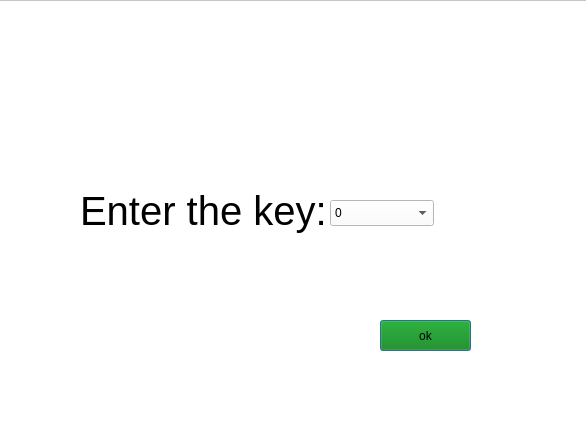
<?xml version="1.0" encoding="UTF-8"?>
<ui version="4.0">
 <class>Dialog</class>
 <widget class="QDialog" name="Dialog">
  <property name="geometry">
   <rect>
    <x>0</x>
    <y>0</y>
    <width>586</width>
    <height>427</height>
   </rect>
  </property>
  <property name="windowTitle">
   <string>Dialog</string>
  </property>
  <widget class="QFrame" name="frame">
   <property name="geometry">
    <rect>
     <x>-10</x>
     <y>0</y>
     <width>601</width>
     <height>431</height>
    </rect>
   </property>
   <property name="font">
    <font>
     <pointsize>30</pointsize>
    </font>
   </property>
   <property name="styleSheet">
    <string notr="true">background-color: white</string>
   </property>
   <property name="frameShape">
    <enum>QFrame::StyledPanel</enum>
   </property>
   <property name="frameShadow">
    <enum>QFrame::Raised</enum>
   </property>
   <widget class="QLabel" name="enterLabel">
    <property name="geometry">
     <rect>
      <x>90</x>
      <y>180</y>
      <width>261</width>
      <height>61</height>
     </rect>
    </property>
    <property name="font">
     <font>
      <pointsize>30</pointsize>
     </font>
    </property>
    <property name="text">
     <string>Enter the key:</string>
    </property>
   </widget>
   <widget class="QPushButton" name="pushButton">
    <property name="geometry">
     <rect>
      <x>390</x>
      <y>320</y>
      <width>91</width>
      <height>31</height>
     </rect>
    </property>
    <property name="styleSheet">
     <string notr="true">background-color: green
</string>
    </property>
    <property name="text">
     <string>ok</string>
    </property>
   </widget>
   <widget class="QComboBox" name="comboBox">
    <property name="geometry">
     <rect>
      <x>340</x>
      <y>200</y>
      <width>104</width>
      <height>26</height>
     </rect>
    </property>
    <item>
     <property name="text">
      <string>0</string>
     </property>
    </item>
    <item>
     <property name="text">
      <string>1</string>
     </property>
    </item>
    <item>
     <property name="text">
      <string>2</string>
     </property>
    </item>
    <item>
     <property name="text">
      <string>3</string>
     </property>
    </item>
    <item>
     <property name="text">
      <string>4</string>
     </property>
    </item>
    <item>
     <property name="text">
      <string>5</string>
     </property>
    </item>
    <item>
     <property name="text">
      <string>6</string>
     </property>
    </item>
    <item>
     <property name="text">
      <string>7</string>
     </property>
    </item>
    <item>
     <property name="text">
      <string>8</string>
     </property>
    </item>
    <item>
     <property name="text">
      <string>9</string>
     </property>
    </item>
    <item>
     <property name="text">
      <string>10</string>
     </property>
    </item>
    <item>
     <property name="text">
      <string>11</string>
     </property>
    </item>
    <item>
     <property name="text">
      <string>12</string>
     </property>
    </item>
    <item>
     <property name="text">
      <string>13</string>
     </property>
    </item>
    <item>
     <property name="text">
      <string>14</string>
     </property>
    </item>
    <item>
     <property name="text">
      <string>15</string>
     </property>
    </item>
    <item>
     <property name="text">
      <string>16</string>
     </property>
    </item>
    <item>
     <property name="text">
      <string>17</string>
     </property>
    </item>
    <item>
     <property name="text">
      <string>18</string>
     </property>
    </item>
    <item>
     <property name="text">
      <string>19</string>
     </property>
    </item>
    <item>
     <property name="text">
      <string>20</string>
     </property>
    </item>
    <item>
     <property name="text">
      <string>21</string>
     </property>
    </item>
    <item>
     <property name="text">
      <string>22</string>
     </property>
    </item>
    <item>
     <property name="text">
      <string>23</string>
     </property>
    </item>
    <item>
     <property name="text">
      <string>24</string>
     </property>
    </item>
    <item>
     <property name="text">
      <string>25</string>
     </property>
    </item>
    <item>
     <property name="text">
      <string>26</string>
     </property>
    </item>
    <item>
     <property name="text">
      <string>27</string>
     </property>
    </item>
    <item>
     <property name="text">
      <string>28</string>
     </property>
    </item>
    <item>
     <property name="text">
      <string>29</string>
     </property>
    </item>
    <item>
     <property name="text">
      <string>30</string>
     </property>
    </item>
    <item>
     <property name="text">
      <string>31</string>
     </property>
    </item>
    <item>
     <property name="text">
      <string>32</string>
     </property>
    </item>
    <item>
     <property name="text">
      <string>33</string>
     </property>
    </item>
    <item>
     <property name="text">
      <string>34</string>
     </property>
    </item>
    <item>
     <property name="text">
      <string>35</string>
     </property>
    </item>
   </widget>
  </widget>
 </widget>
 <resources/>
 <connections/>
</ui>
